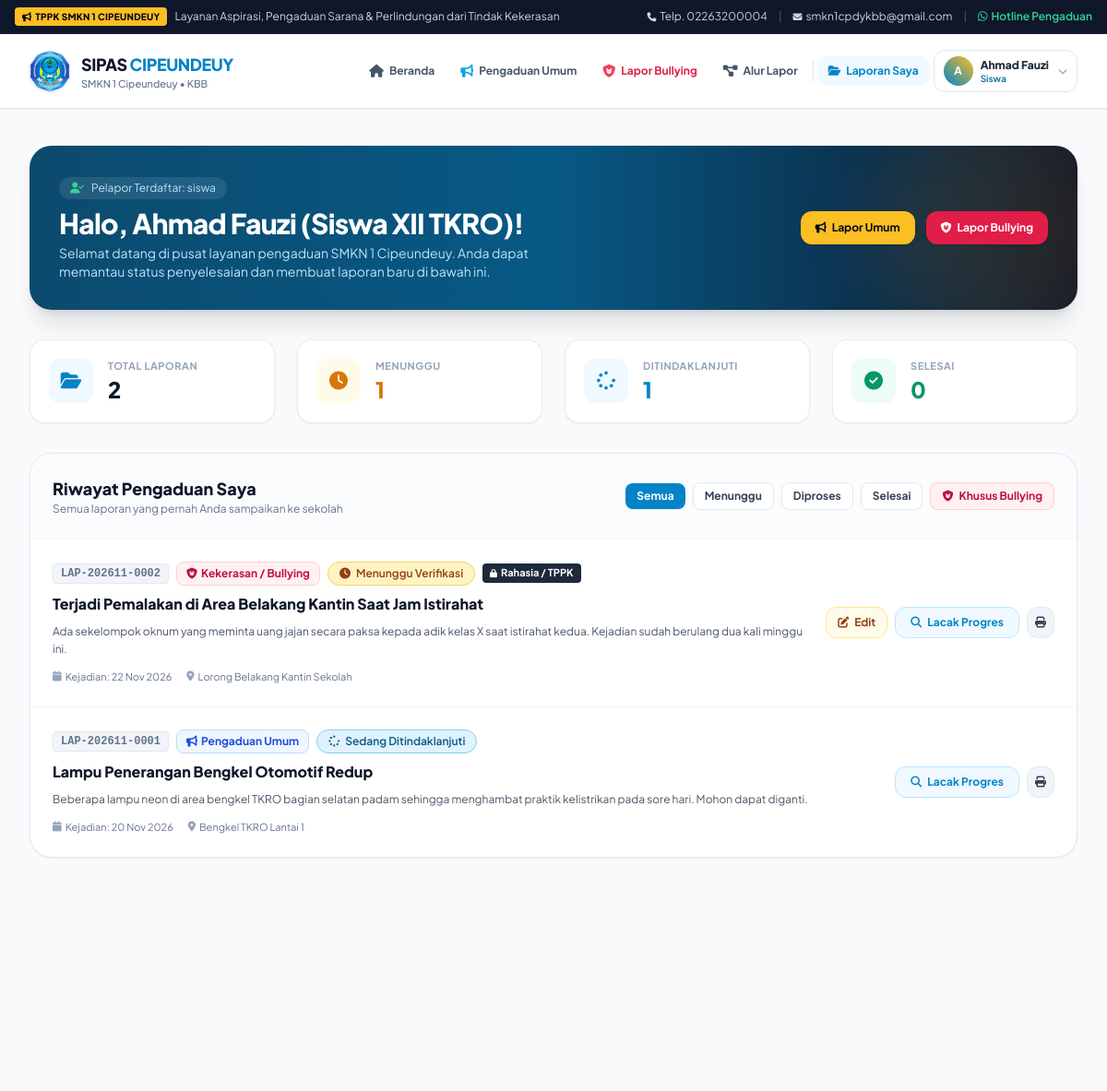
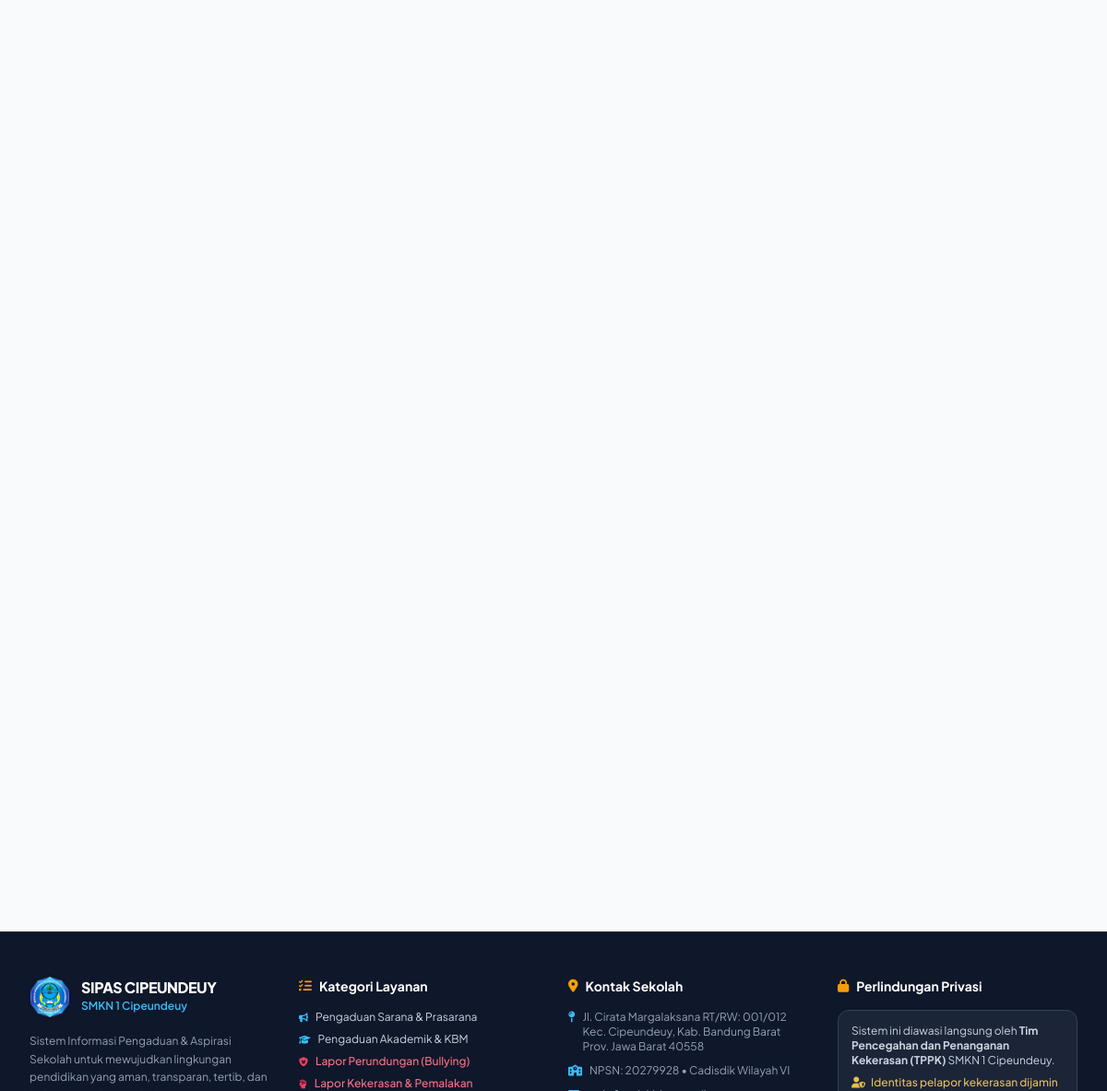
Screenshot of /pelapor/dashboard.php (signed in) with the database file from the repository (2 pictures, top to bottom).
### tables this page shows
CREATE TABLE `pengaduan` (
    `id` INT AUTO_INCREMENT PRIMARY KEY,
    `kode_tiket` VARCHAR(30) NOT NULL UNIQUE,
    `user_id` INT NOT NULL,
    `jenis_laporan` ENUM('umum', 'kekerasan_bullying') NOT NULL,
    `kategori_id` INT NULL,
    `judul` VARCHAR(200) NOT NULL,
    `isi_laporan` TEXT NOT NULL,
    `tanggal_kejadian` DATE NOT NULL,
    `lokasi_kejadian` VARCHAR(150) NOT NULL,
    `foto_bukti` VARCHAR(255) NULL,
    `status_privasi` ENUM('publik', 'rahasia') NOT NULL DEFAULT 'publik' COMMENT 'rahasia: hanya admin/TPPK yang tahu identitas pelapor',
    `prioritas` ENUM('rendah', 'sedang', 'tinggi', 'darurat') NOT NULL DEFAULT 'sedang',
    `status` ENUM('menunggu', 'diproses', 'selesai', 'ditolak') NOT NULL DEFAULT 'menunggu',
    `created_at` TIMESTAMP DEFAULT CURRENT_TIMESTAMP,
    `updated_at` TIMESTAMP DEFAULT CURRENT_TIMESTAMP ON UPDATE CURRENT_TIMESTAMP,
    INDEX `idx_pengaduan_user` (`user_id`),
    INDEX `idx_pengaduan_kategori` (`kategori_id`),
    CONSTRAINT `fk_pengaduan_user` FOREIGN KEY (`user_id`) REFERENCES `users` (`id`) ON DELETE CASCADE,
    CONSTRAINT `fk_pengaduan_kategori` FOREIGN KEY (`kategori_id`) REFERENCES `kategori_pengaduan` (`id`) ON DELETE SET NULL
);

### pelapor/dashboard.php (the view, shortened to what the rows shown need)
<?php
require_once __DIR__ . '/../config/helpers.php';
$user = current_user();
$db = get_db_connection();
$sql = "
    SELECT p.*, k.nama_kategori
    FROM pengaduan p
    LEFT JOIN kategori_pengaduan k ON p.kategori_id = k.id
    WHERE p.user_id = ?
";
$params = [$user['id']];
$sql .= " ORDER BY p.id DESC";
$stmt = $db->prepare($sql);
$stmt->execute($params);
$pengaduanList = $stmt->fetchAll();
require_once __DIR__ . '/../includes/header.php';
?>
<div class="py-10 px-4 sm:px-6 lg:px-8 bg-slate-50 min-h-[85vh]">
    <div class="max-w-7xl mx-auto space-y-8">
        <div class="bg-gradient-to-r from-sky-900 via-sky-800 to-slate-900 rounded-3xl p-6 sm:p-8 text-white shadow-xl relative overflow-hidden">
            <div class="relative z-10 flex flex-col md:flex-row justify-between items-start md:items-center gap-6">
                <div>
                    <h1 class="text-2xl sm:text-3xl font-black tracking-tight">
                        Halo, <?= htmlspecialchars($user['nama_lengkap']) ?>!
                    </h1>
                </div>
            </div>
        </div>
        <div class="bg-white rounded-3xl shadow-sm border border-slate-200 overflow-hidden">
            <?php if (empty($pengaduanList)): ?>
                <div class="py-16 text-center text-slate-400 px-4">
                    <div class="w-16 h-16 mx-auto mb-3 rounded-2xl bg-slate-100 flex items-center justify-center text-2xl text-slate-400">
                        <i class="fa-solid fa-inbox"></i>
                    </div>
                    <h4 class="text-sm font-bold text-slate-700">Belum Ada Pengaduan</h4>
                    <p class="text-xs text-slate-500 mt-1 max-w-sm mx-auto">
                        Anda belum memiliki pengaduan pada filter ini. Klik tombol di bawah untuk membuat laporan baru.
                    </p>
                    <div class="mt-4 flex items-center justify-center gap-3">
                        <a href="<?= base_url('pelapor/buat-laporan.php?jenis=umum') ?>" class="px-4 py-2 rounded-xl text-xs font-bold bg-smk-blue text-white hover:bg-smk-blue-hover">
                            Buat Pengaduan Umum
                        </a>
                        <a href="<?= base_url('pelapor/buat-laporan.php?jenis=kekerasan_bullying') ?>" class="px-4 py-2 rounded-xl text-xs font-bold bg-rose-600 text-white hover:bg-rose-700">
                            Lapor Kasus Bullying
                        </a>
                    </div>
                </div>
            <?php else: ?>
                <div class="divide-y divide-slate-100">
                    <?php foreach ($pengaduanList as $lap): ?>
                        <div class="p-5 sm:p-6 hover:bg-slate-50/80 transition flex flex-col md:flex-row justify-between items-start md:items-center gap-4">
                            <div class="space-y-2 flex-1">
                                <div class="flex flex-wrap items-center gap-2">
                                    <span class="font-mono text-xs font-bold text-slate-500 bg-slate-100 px-2 py-0.5 rounded border border-slate-200">
                                        <?= htmlspecialchars($lap['kode_tiket']) ?>
                                    </span>
                                    <?= render_jenis_badge($lap['jenis_laporan']) ?>
                                    <?= render_status_badge($lap['status']) ?>
                                    <?php if ($lap['status_privasi'] === 'rahasia'): ?>
                                        <span class="inline-flex items-center gap-1 text-[11px] font-bold px-2 py-0.5 rounded bg-slate-800 text-white">
                                            <i class="fa-solid fa-lock text-[9px]"></i> Rahasia / TPPK
                                        </span>
                                    <?php endif; ?>
                                </div>
                                <h4 class="text-base font-extrabold text-slate-900 hover:text-smk-blue transition">
                                    <a href="<?= base_url('pelapor/detail.php?id=' . $lap['id']) ?>">
                                        <?= htmlspecialchars($lap['judul']) ?>
                                    </a>
                                </h4>
                                <p class="text-xs text-slate-600 line-clamp-2 leading-relaxed">
                                    <?= htmlspecialchars($lap['isi_laporan']) ?>
                                </p>
                                <div class="flex flex-wrap items-center gap-4 text-[11px] text-slate-500 pt-1">
                                    <div class="flex items-center gap-1">
                                        <i class="fa-solid fa-calendar text-slate-400"></i>
                                        <span>Kejadian: <?= date('d M Y', strtotime($lap['tanggal_kejadian'])) ?></span>
                                    </div>
                                    <div class="flex items-center gap-1">
                                        <i class="fa-solid fa-location-dot text-slate-400"></i>
                                        <span><?= htmlspecialchars($lap['lokasi_kejadian']) ?></span>
                                    </div>
                                </div>
                            </div>
                            <div class="flex items-center gap-2 w-full md:w-auto justify-end pt-2 md:pt-0 border-t md:border-t-0 border-slate-100">
                                <?php if ($lap['status'] === 'menunggu'): ?>
                                    <a href="<?= base_url('pelapor/edit-laporan.php?id=' . $lap['id']) ?>" class="px-3 py-2 rounded-xl text-xs font-bold bg-amber-50 text-amber-800 hover:bg-amber-100 border border-amber-200 transition flex items-center gap-1.5" title="Edit Laporan / Tambah Foto">
                                        <i class="fa-solid fa-pen-to-square"></i>
                                        <span>Edit</span>
                                    </a>
                                <?php endif; ?>
                                <a href="<?= base_url('pelapor/detail.php?id=' . $lap['id']) ?>" class="px-4 py-2 rounded-xl text-xs font-bold bg-sky-50 text-smk-blue hover:bg-smk-blue hover:text-white border border-sky-200 transition flex items-center gap-1.5">
                                    <i class="fa-solid fa-magnifying-glass"></i>
                                    <span>Lacak Progres</span>
                                </a>
                                <a href="<?= base_url('pelapor/cetak-tiket.php?id=' . $lap['id']) ?>" target="_blank" class="p-2 rounded-xl text-xs font-bold bg-slate-100 text-slate-700 hover:bg-slate-200 border border-slate-200 transition" title="Cetak Bukti Laporan">
                                    <i class="fa-solid fa-print"></i>
                                </a>
                            </div>
                        </div>
                    <?php endforeach; ?>
                </div>
            <?php endif; ?>
        </div>
    </div>
</div>
<?php require_once __DIR__ . '/../includes/footer.php'; ?>

### config/helpers.php (shortened to what the rows shown need)
<?php
function base_url($path = '') {
    $docRoot = str_replace('\\', '/', $_SERVER['DOCUMENT_ROOT'] ?? '');
    $projectDir = str_replace('\\', '/', realpath(__DIR__ . '/..'));
    $subDir = '';
    if (!empty($docRoot) && strpos($projectDir, $docRoot) === 0) {
        $subDir = substr($projectDir, strlen($docRoot));
    }
    $cleanPath = ltrim($path, '/');
    $prefix = rtrim($subDir, '/');
    return $prefix ? $prefix . '/' . $cleanPath : '/' . $cleanPath;
}
function is_logged_in() {
    return isset($_SESSION['user_id']);
}
function current_user() {
    return [
        'id' => $_SESSION['user_id'],
        'username' => $_SESSION['username'],
        'nama_lengkap' => $_SESSION['nama_lengkap'],
        'role' => $_SESSION['role'],
        'tipe_pelapor' => $_SESSION['tipe_pelapor'] ?? null,
        'email' => $_SESSION['email'] ?? null,
        'no_telp' => $_SESSION['no_telp'] ?? null,
    ];
}
function render_status_badge($status) {
    switch ($status) {
        case 'menunggu':
            return '<span class="inline-flex items-center gap-1.5 px-3 py-1 rounded-full text-xs font-semibold bg-amber-100 text-amber-800 border border-amber-300"><i class="fa-solid fa-clock"></i> Menunggu Verifikasi</span>';
        case 'diproses':
            return '<span class="inline-flex items-center gap-1.5 px-3 py-1 rounded-full text-xs font-semibold bg-sky-100 text-sky-800 border border-sky-300"><i class="fa-solid fa-spinner fa-spin"></i> Sedang Ditindaklanjuti</span>';
    }
}
function render_jenis_badge($jenis) {
    if ($jenis === 'kekerasan_bullying') {
        return '<span class="inline-flex items-center gap-1 px-2.5 py-1 rounded-lg text-xs font-bold bg-rose-50 text-rose-700 border border-rose-200"><i class="fa-solid fa-shield-cat"></i> Kekerasan / Bullying</span>';
    }
    return '<span class="inline-flex items-center gap-1 px-2.5 py-1 rounded-lg text-xs font-bold bg-blue-50 text-blue-700 border border-blue-200"><i class="fa-solid fa-bullhorn"></i> Pengaduan Umum</span>';
}

### rows the page displays
pengaduan: kode_tiket "LAP-202611-0002", shows "Kekerasan / Bullying", status "menunggu" (drawn), status_privasi "rahasia" (drawn), judul "Terjadi Pemalakan di Area Belakang Kantin Saat Jam Istirahat", isi_laporan "Ada sekelompok oknum yang meminta uang jajan secara paksa kepada adik kelas X saat istirahat kedua. Kejadian sudah berulang dua kali minggu ini.", tanggal_kejadian "22 Nov 2026", lokasi_kejadian "Lorong Belakang Kantin Sekolah"
pengaduan: kode_tiket "LAP-202611-0001", status "diproses" (drawn), judul "Lampu Penerangan Bengkel Otomotif Redup", isi_laporan "Beberapa lampu neon di area bengkel TKRO bagian selatan padam sehingga menghambat praktik kelistrikan pada sore hari. Mohon dapat diganti.", tanggal_kejadian "20 Nov 2026", lokasi_kejadian "Bengkel TKRO Lantai 1"

### other values shown
substr($displayName, 0, 1) "A"
$displayName "Ahmad Fauzi"
$currentUser['tipe_pelapor'] "Siswa"
$user['tipe_pelapor'] "siswa"
$user['nama_lengkap'] "Ahmad Fauzi (Siswa XII TKRO)"
$stats['total'] "2"
$stats['menunggu'] "1"
$stats['diproses'] "1"
$stats['selesai'] "0"
